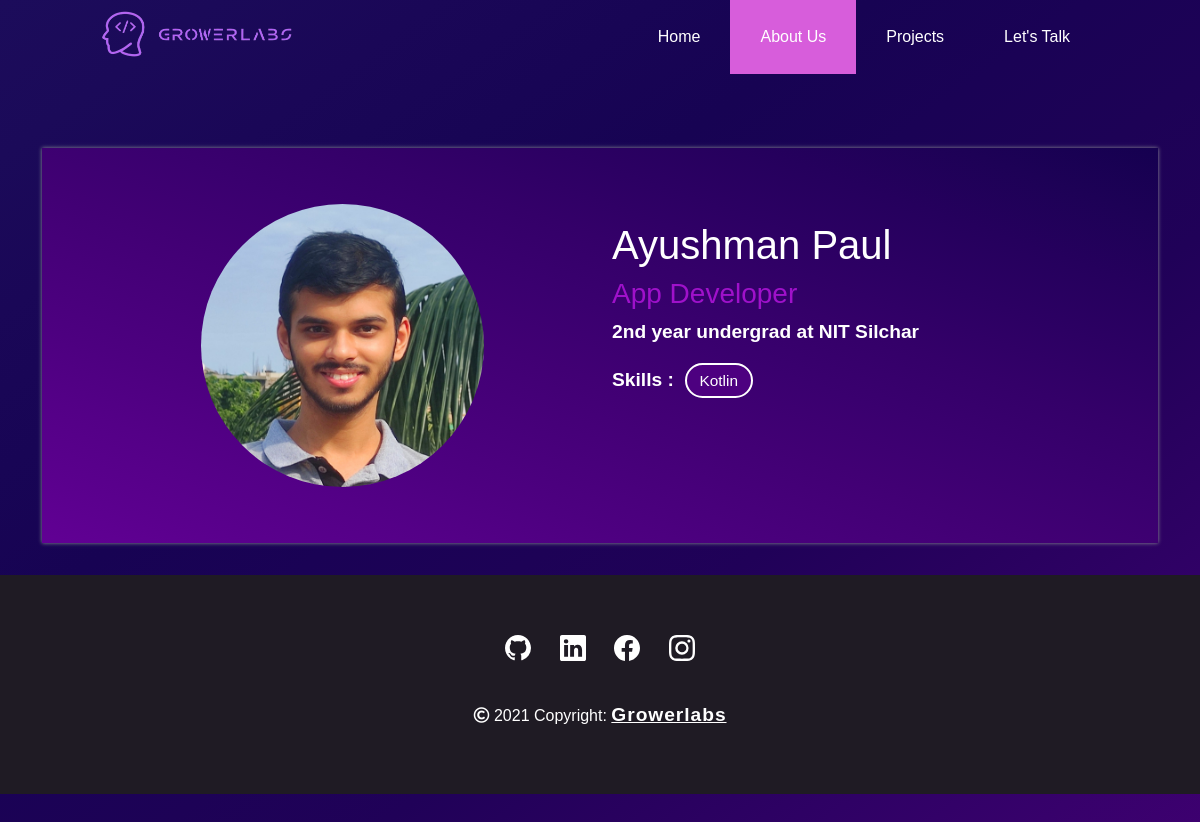
/profile/8, run on the app's committed database.
### growerlabs/models.py (models this page shows, shortened)
class Profile(models.Model):
    name = models.CharField(max_length=300)
    role = models.CharField(max_length=300)
    bio = models.TextField(blank=True, null=True)
    dp = models.ImageField(upload_to = 'dp', null= True)
    prof_user = models.ForeignKey(User, on_delete=models.CASCADE)
    github_link = models.URLField(null= True, blank=True)
    portfolio_link = models.URLField(null= True, blank=True)
    insta_link = models.URLField(null= True, blank=True)
    linkedin_link = models.URLField(null= True, blank=True)
    skills = models.ManyToManyField(Skill, related_name="skills")

class Skill(models.Model):
    skill = models.CharField(max_length=100)

### growerlabs/views.py (the view)
# urls.py: path('profile/<int:pk>', views.profile, name="profile"),
def profile(request, pk):
    prof = Profile.objects.filter(pk=pk)[0]
    if prof.github_link is not None:
        user_name = prof.github_link.split('/')[3]
        return render(request,"profile.html", { "prof":prof, "user_name":user_name })
    else:
        return render(request,"profile.html", { "prof":prof })

### templates/profile.html (shortened to what this page needs)
<!DOCTYPE html>
<html lang="en">
{% load static %}
<head>
  <link rel="stylesheet" href="{% static 'styleportfolio.css' %}">
  <link href="https://cdn.jsdelivr.net/npm/bootstrap@5.0.0-beta3/dist/css/bootstrap.min.css" rel="stylesheet"
>
  <link href="https://maxcdn.bootstrapcdn.com/font-awesome/4.3.0/css/font-awesome.min.css" rel="stylesheet">
  <link href="https://cdn.jsdelivr.net/gh/hung1001/font-awesome-pro@4cac1a6/css/all.css" rel="stylesheet" type="text/css" />
</head>
<link rel="stylesheet" href="//netdna.bootstrapcdn.com/font-awesome/4.0.3/css/font-awesome.css">
<link rel="stylesheet" href="https://use.fontawesome.com/releases/v5.15.4/css/all.css"
>
<link rel="stylesheet" href="https://unpkg.com/octicons@4.4.0/build/font/octicons.css">
<link rel="stylesheet" href="https://unpkg.com/github-activity-feed@latest/dist/github-activity.min.css">
<link rel="stylesheet" href="https://unpkg.com/github-activity-feed@latest/dist/github-activity.dark.min.css">
<link rel="stylesheet" href="https://unpkg.com/github-activity-feed@latest/dist/github-calendar.dark.min.css">
<link rel="stylesheet" href="https://unpkg.com/github-calendar@latest/dist/github-calendar-responsive.css" />
<body>
  <header class="header">
    <a href="" class="logo"><img src="{% static 'img/logo1.png' %}" alt=""></a>
    <ul class="menu">
      <li><a href="{% url 'home' %}">Home</a></li>
      <li><a href="{% url 'about' %}" class="active">About Us</a></li>
      <li><a href="{% url 'projects' %}">Projects</a></li>
      <li class="contact"><a href="{% url 'contact' %}">Let's Talk</a></li>
    </ul>
  </header>
  <div class="container portfolio">
    <div class="bio-info">
      <div class="row">
        <div class="col-md-6">
          <div class="row">
            <div class="col-md-12 bio">
              <div class="bio-image">
                <img src="{{prof.dp.url}}" alt="image" />
              </div>
            </div>
          </div>
        </div>
        <div class="col-md-6">
          <div class="bio-content">
            <h1>{{prof.name}}</h1>
            <h3>{{prof.role}}</h3>
            {% if prof.bio is not null %}
            <p>{{prof.bio}}</p>
            {% endif%}
            <p>
              Skills :&nbsp;
              {% for j in prof.skills.all %}
              <button class="skills_button">{{j.skill}}</button>
              {% endfor %}
            </p>
          </div>
        </div>
      </div>
    </div>
  </div>
   <div class="footer">
    <div class="gl_icons">
      <a href=""></a>
      <a href=""></a>
      <a href=""></a>
      <a href=""></a>
    </div>
    <div class="copyright">
      <p><i class="far fa-copyright"></i> 2021 Copyright: <span><a href="">Growerlabs</a></span></p>
    </div>
  </div>
</body>
</html>

### static/styleportfolio.css (style rules this page uses)
* { margin: 0; padding: 0; outline: none; box-sizing: border-box; font-family: 'Circular Std Book', sans-serif; text-decoration: none; }
body { align-items: center; justify-content: center; min-height: 100vh; background-image: linear-gradient( to left top, #3f0071, #37016b, #2f0165, #28015e, #200158, #1d0256, #1a0255, #170353, #180555, #1a0757, #1b0a59, #1c0c5b ); }
.header { position: absolute; width: 100%; z-index: 3; top: 0; background-image: linear-gradient( to right top, #47007a, #410074, #3a006f, #340069, #2c0063, #25005d, ); }
.header ul { margin: 0; padding: 0; list-style: none; overflow: hidden; }
.header li a { display: block; padding: 17px 20px; text-decoration: none; color: white; }
.header li a:hover, .active, .header .menu-btn:hover { background-color: #d75ddb; }
.header .logo { display: block; float: left; padding: 10px 10px; text-decoration: none; }
.header .logo img { height: 3em; width: 12em; }
.header .menu { clear: both; max-height: 0; transition: max-height .2s ease-out; }
@media (min-width: 65em) { .header li { float: left; } }
@media (min-width: 65em) { .header li a { padding: 25px 30px; } }
@media (min-width: 65em) { .header .menu { clear: none; float: right; max-height: none; } }
@media (min-width: 65em) { .header .logo { padding: 10px 100px; } }
@media (min-width: 65em) { .header ul .contact { padding-right: 100px; } }
.portfolio { padding: 7% 7% 0% 7%; margin-top: 8vh; text-align:center; }
.bio-info { padding: 5%; margin-bottom: 2em; background-image: linear-gradient( to right top, #610094, #5a008d, #540087, #4d0080, #47007a, #410074, #3a006f, #340069, #2c0063, #25005d, #1d0156, #150050 ); box-shadow: 0px 0px 4px 0px #909296; }
.bio-image { text-align:center; }
.bio-image img { border-radius:50%; width: 283px; height: 283px; object-fit: cover; }
.bio-content { text-align:left; color: white; margin-top: 17px; }
.bio-content h3 { color: rgb(159, 17, 202); }
.bio-content p { font-weight:600; font-size:1.2rem; }
.skills_button { padding: 4px 13px; background-color: #4d0080; border-radius: 50px; color: white; border: 2px solid white; font-size: 0.8em; }
.footer { background-color: #1f1b24; padding-top: 3.8em; padding-bottom: 3em; text-align: center; }
.gl_icons { padding-bottom: 2.5em; }
.gl_icons a { padding: 1%; }
.copyright p { color: white; }
.copyright a { color: white; font-weight: 600; font-size: 1.2em; letter-spacing: 0.05em; }

### data on the page
Profile: dp (picture), name "Ayushman Paul", role "App Developer", bio "2nd year undergrad at NIT Silchar"
Skill: skill "Kotlin"
